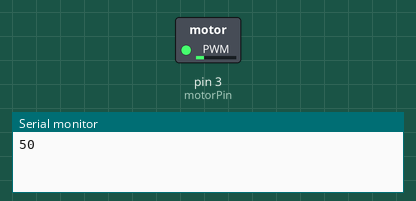
Recording of a sketch running on a simulated Arduino Uno, built with avr-gcc and run on an emulated ATmega328P. On the bench: switched loads named in the sketch (green lamp = pin HIGH), the last lines printed to the serial monitor.

Above: at 0.05 s.
At 4.45 s:
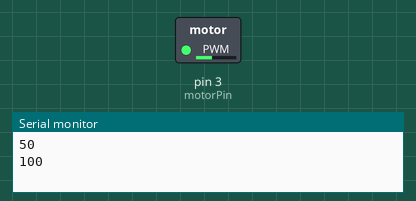
At 8.95 s:
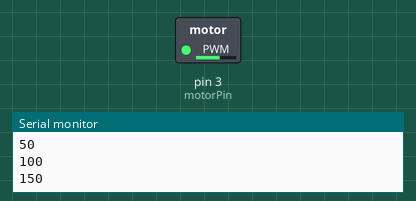
At 17.95 s:
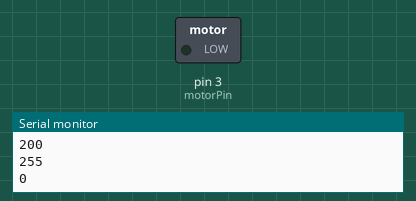
Timing chart, 0 to 23.4 s (numbered marks = the images above):
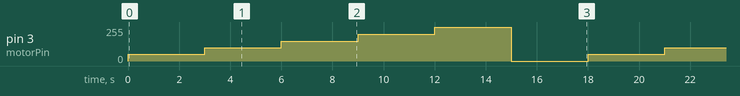

Measured:
- by itself, pin 3 (motorPin): repeats every 18.0 s: 100/255 3.0 s, 150/255 3.0 s, 200/255 3.0 s, 255/255 3.0 s, 0/255 3.0 s, 50/255 3.0 s

The sketch:

day37_motor_pwm_steps.ino
```cpp
// 37日目：analogWrite で、モーターを5段階の速さで回す（最初の版）
// 回路：ピン3 → 680Ω → NPN のベース。モーターは電池（3V）の別電源。ダイオードをモーターに並列

int motorPin = 3;                          // ~3 は PWM が使えるピン
int levels[5] = {50, 100, 150, 200, 255};  // 5段階の PWM の値

void setup() {
  pinMode(motorPin, OUTPUT);
  Serial.begin(9600);
}

void loop() {
  for (int i = 0; i < 5; i++) {
    analogWrite(motorPin, levels[i]);      // この値で回す
    Serial.println(levels[i]);             // 今の値をシリアルモニタに出す
    delay(3000);                           // 3秒、そのまま回す
  }
  analogWrite(motorPin, 0);                // 止める
  Serial.println(0);
  delay(3000);
}
```
